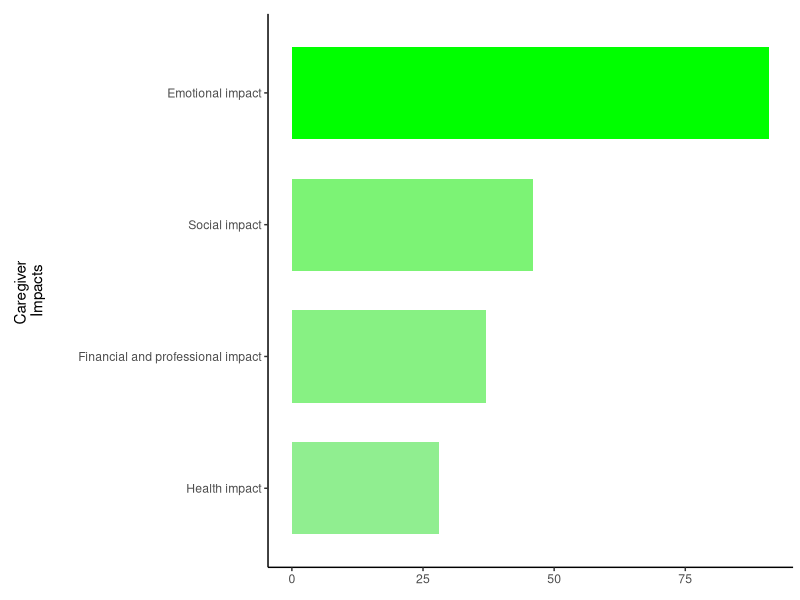
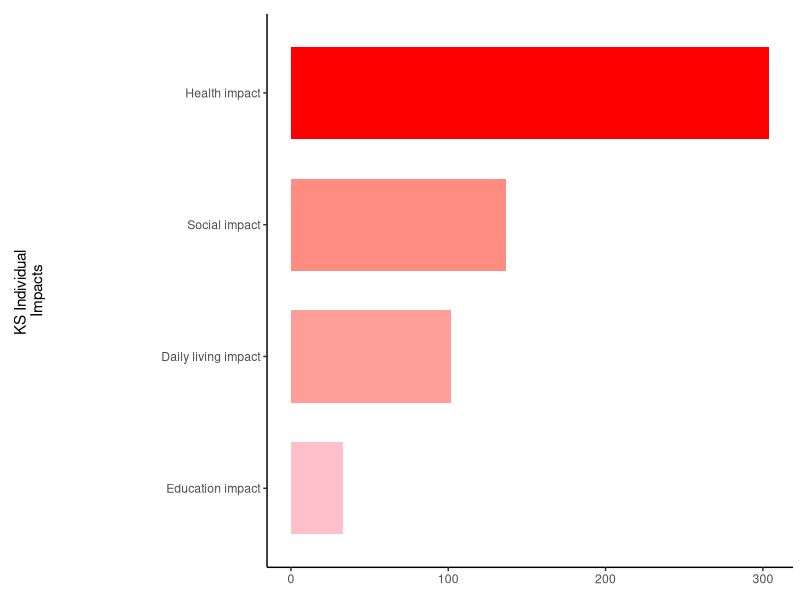
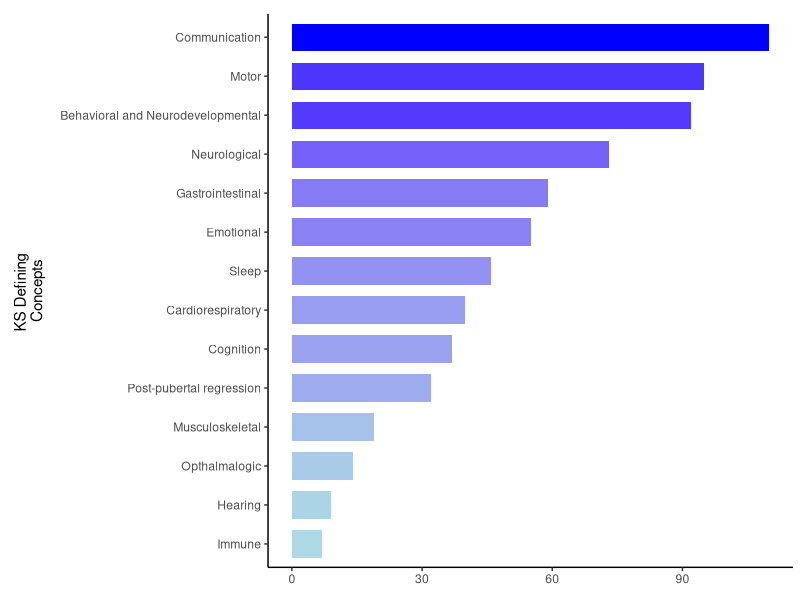
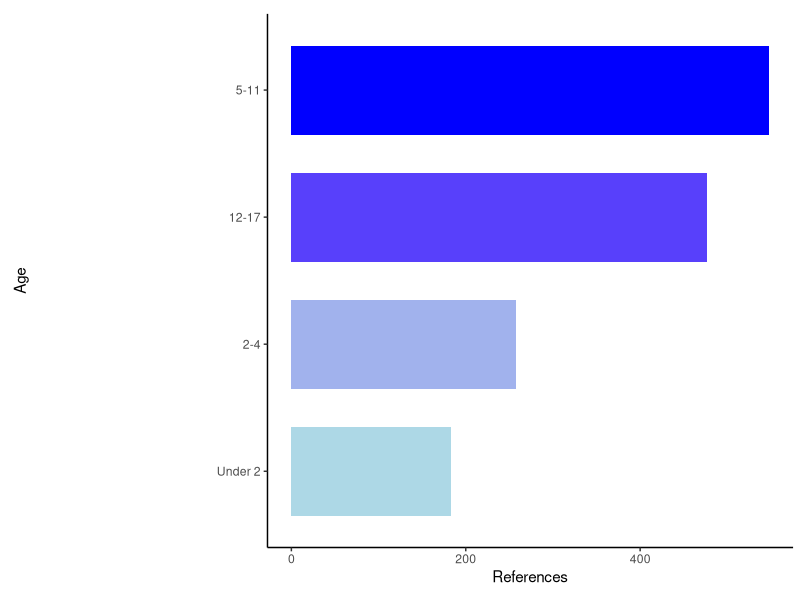
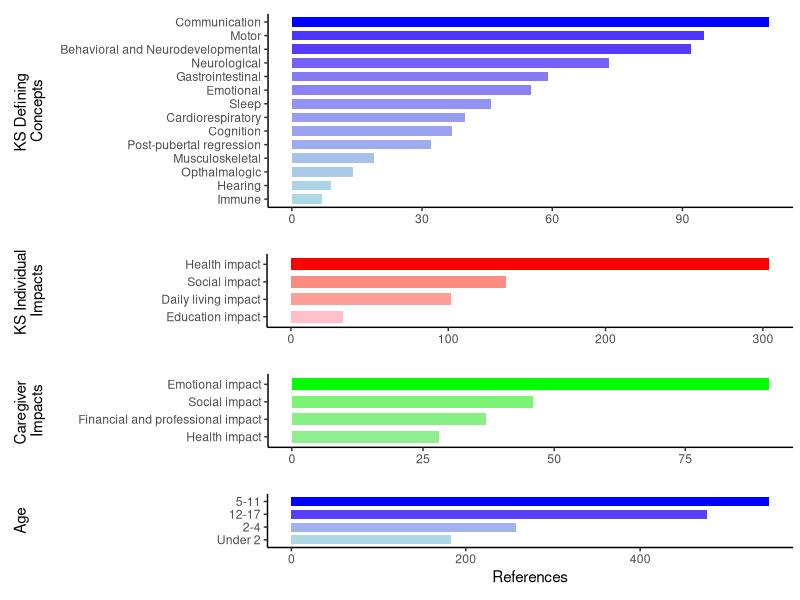

Source code (R) for these figures, in order:
## ---- chunk 1
knitr::opts_chunk$set(echo = TRUE)
## ---- chunk 2
library(readxl)
library(dplyr)
KSdata <- read_excel("KS_data.xlsx", sheet = 1)
## ---- chunk 3
KSD <- KSdata[2:15, ]
KSD1 <- KSD |>
  select(c("...1", "Total references"))
colnames(KSD1) <- c("KDC", "total")
## ---- chunk 4
KSI <- KSdata[18:21, ]
KSI1 <- KSI |>
  select(c("...1", "Total references"))
colnames(KSI1) <- c("KII", "total")
## ---- chunk 5
CI <- KSdata[24:27, ]
CI1 <- CI |>
  select(c("...1", "Total references"))
colnames(CI1) <- c("CI", "total")
## ---- chunk 6
Age <- KSdata |>
  select(c(2:5))
Age <- colSums(Age, na.rm = TRUE)
Age <- as.data.frame(t(Age))
rownames(Age) <- 'total'
colnames(Age) <- c("Under 2", "2-4", "5-11", "12-17")
## ---- chunk 7
Age_transposed <- as.data.frame(t(Age))
Age1 <- data.frame(age = row.names(Age_transposed), total = unlist(Age_transposed, use.names = FALSE))
row.names(Age1) <- NULL
## ---- chunk 8
library(ggplot2)
library(gridExtra)
## ---- chunk 9
CI1$color_value <- CI1$total / sum(CI1$total)
p1 <- ggplot(CI1, aes(x = total, y = reorder(CI, total), fill = color_value)) +
  geom_bar(stat="identity", width = 0.7) +
  scale_fill_gradient(low="lightgreen", high="green") +
  theme_classic() +
  theme(legend.position = "none",
        plot.margin = margin(t = 10, r = 5, b = 10, l = 0, unit = "pt")) +
  labs(x = NULL, y = "Caregiver 
Impacts")
p1 <- p1 + theme(
  axis.title.y = element_text(margin = margin(t = 0, r = 23, b = 0, l = 10, unit = "pt"))
)
p1
## ---- chunk 10
KSI1$color_value <- KSI1$total / sum(KSI1$total)
p2 <- ggplot(KSI1, aes(x = total, y = reorder(KII, total), fill = color_value)) +
  geom_bar(stat="identity", width = 0.7) +
  scale_fill_gradient(low="pink", high="red") +
  theme_classic() +
  theme(legend.position = "none",
        axis.title.y = element_text(),
        plot.margin = margin(t = 10, r = 5, b = 10, l = 0, unit = "pt")) +
  labs(x = NULL, y = "KS Individual 
Impacts")
p2 <- p2 + theme(
  axis.title.y = element_text(margin = margin(t = 0, r = 83, b = 0, l = 10, unit = "pt"))
)
p2
## ---- chunk 11
KSD1$color_value <- KSD1$total / sum(KSD1$total)
p3 <- ggplot(KSD1, aes(x = total, y = reorder(KDC, total), fill = color_value)) +
  geom_bar(stat="identity", width = 0.7) +
  scale_fill_gradient(low="lightblue", high="blue") +
  theme_classic() +
  theme(legend.position = "none",
        axis.title.y = element_text(),
        plot.margin = margin(t = 10, r = 5, b = 10, l = 0, unit = "pt")) +
  labs(x = NULL, y = "KS Defining 
Concepts")
p3 <- p3 + theme(
  axis.title.y = element_text(margin = margin(t = 0, r = 10, b = 0, l = 10, unit = "pt"))
)
p3
## ---- chunk 12
Age1$color_value <- Age1$total / sum(Age1$total)
p4 <- ggplot(Age1, aes(x = total, y = reorder(age, total), fill = color_value)) +
  geom_bar(stat="identity", width = 0.7) +
  scale_fill_gradient(low="lightblue", high="blue") +
  theme_classic() +
  theme(legend.position = "none",
        axis.title.y = element_text(),
        plot.margin = margin(t = 10, r = 5, b = 10, l = 0, unit = "pt")) +
  labs(x = NULL, y = "Age")
p4 <- p4 + theme(
  axis.title.y = element_text(margin = margin(t = 0, r = 135, b = 0, l = 10, unit = "pt"))
)

p4 <- p4 + 
  labs(x = "References")
p4
## ---- chunk 13
p5 <- grid.arrange(p3, p2, p1, p4, ncol = 1, heights = c(2, 1, 1, 1))
p5
## ---- chunk 14
ggsave("Total reference bar chart.png", plot = p5, width = 10, height = 12, units = "in")
